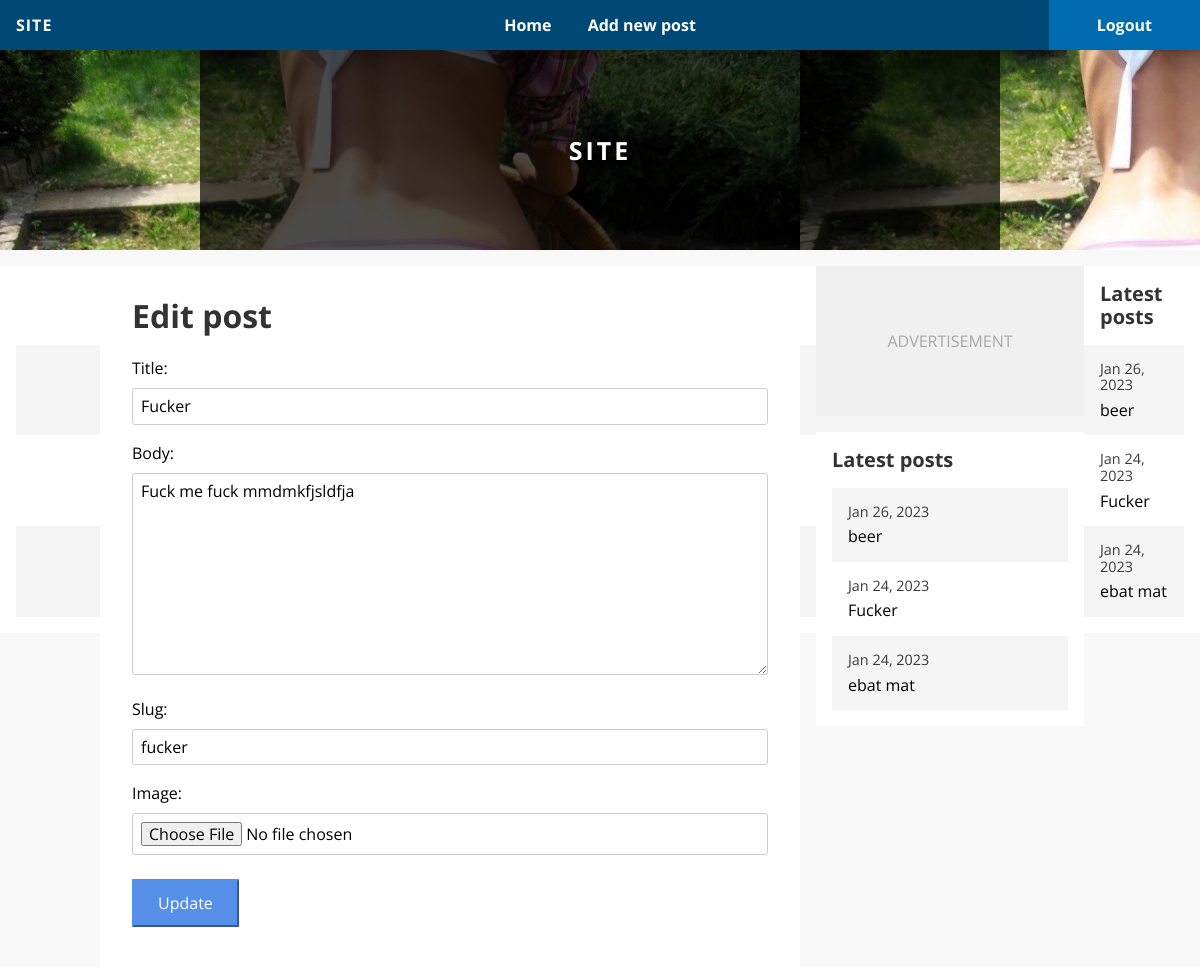
The app's page /blog/edit/1/ (signed in), older data.
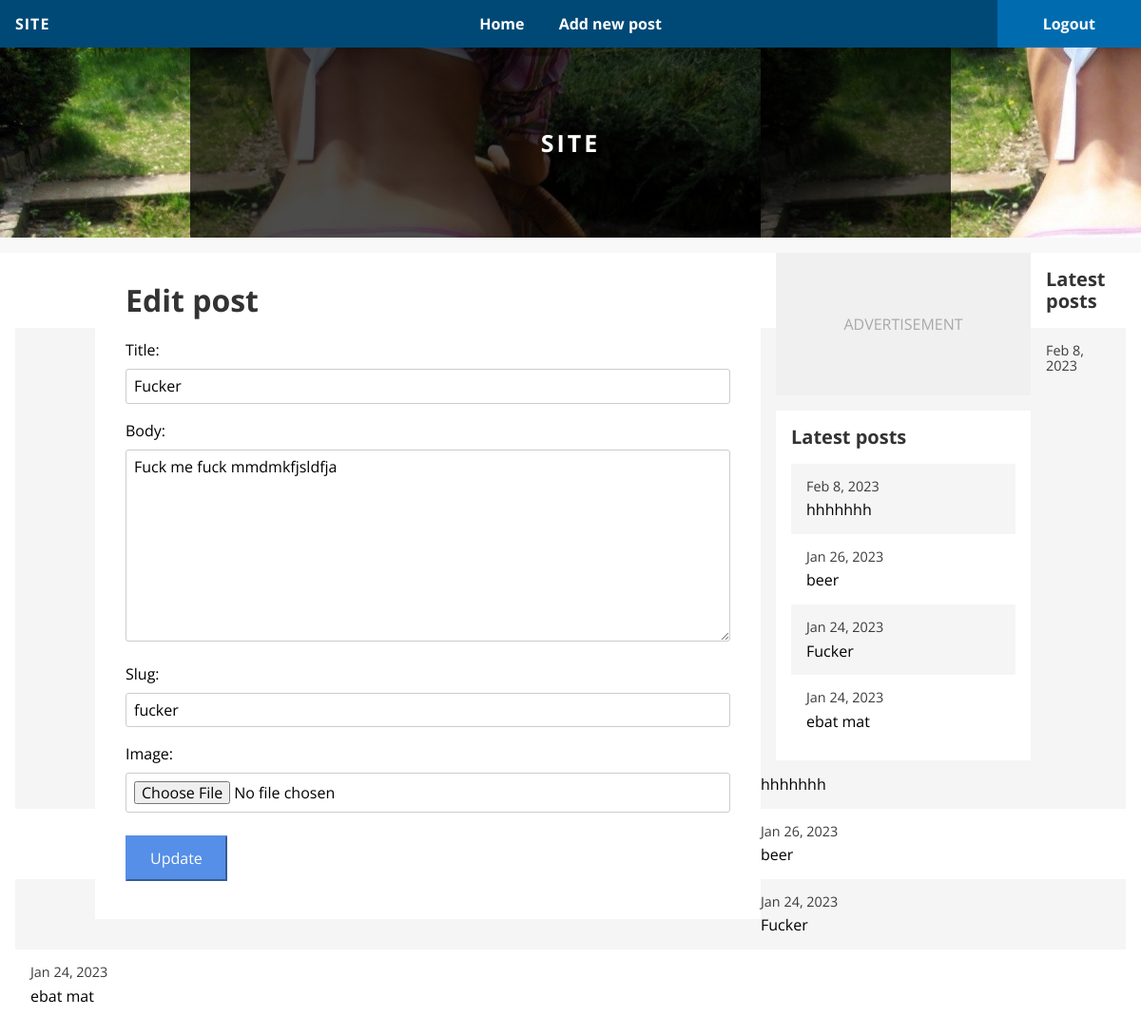
The same page, newer data.
### blog/models.py (models this page shows, shortened)
class Post(models.Model):
    title = models.CharField(default='', max_length=255)
    body = models.TextField(default='', blank=True)
    slug = models.SlugField(default='', blank=True, max_length=255)
    date = models.DateTimeField(auto_now_add=True, null=True)
    updated = models.DateTimeField(auto_now=True, null=True)
    author = models.ForeignKey(User, null=True, blank=True, on_delete=models.CASCADE)
    tags = TaggableManager()
    image = models.ImageField(default='', blank=True, upload_to='images')
    image_thumbnail = ImageSpecField(source='image', processors=[ResizeToFill(700, 150)],
    format='JPEG',
    options={'quality': 60}
    )
    def get_absolute_url(self):
        return reverse('blog:detail', args=[str(self.slug)])

### blog/views.py (the view)
# urls.py: path('edit/<int:pk>/', views.edit, name='edit'),
@permission_required('blog.change_post', raise_exception=True)
def edit(request, pk=None):
    post = get_object_or_404(Post, pk=pk)
    if request.method == "POST":
        form = PostForm(request.POST, request.FILES, instance=post)
        if form.is_valid():
            form.save()
            return redirect('blog:detail', slug=post.slug)
    else:
        form = PostForm(instance=post)
    return render(request, 'blog/edit.html', {'section': 'blog_edit', 'form': form, 'post': post,})

### blog/forms.py
class PostForm(ModelForm):
    class Meta:
        model = Post
        fields = ['title', 'body', 'slug', 'tags', 'image']

### blog/context_processors.py (called while the page is built)
def latest_posts(request):
    posts = Post.objects.filter().order_by('-date')[:5]
    return {'latest_posts': posts}

### blog/templates/blog/edit.html (shortened to what this page needs)
{% extends "base.html" %}
{% block title %}<h1>Edit post</h1> {% endblock %}
{% block content %}
<form action="{% url 'blog:edit' post.pk %}" method="post" enctype="multipart/form-data">
    {{ form.as_p}}
    <button class="button" type="submit">Update</button>
</form>
{% endblock %}

### blog/templates/blog/_post_list.html
<div class="post-list">
    <h2 class="post-list-heading">{{ heading }}</h2>
    {% for post in latest_posts %}
    <a href="{{ post.get_absolute_url }}"
    class="post-list-link {% cycle 'odd' 'even' %}">
<div class="post-list-date">{{ post.date | date:"M j, Y" }}</div>
<div class="post-list-title">{{ post.title | truncatechars:20 }}</div>
</a>
{% endfor %}
</div>

Row changes from the older to the newer data that the page shows:
added Post: date "Feb 8, 2023", title "hhhhhhh"
